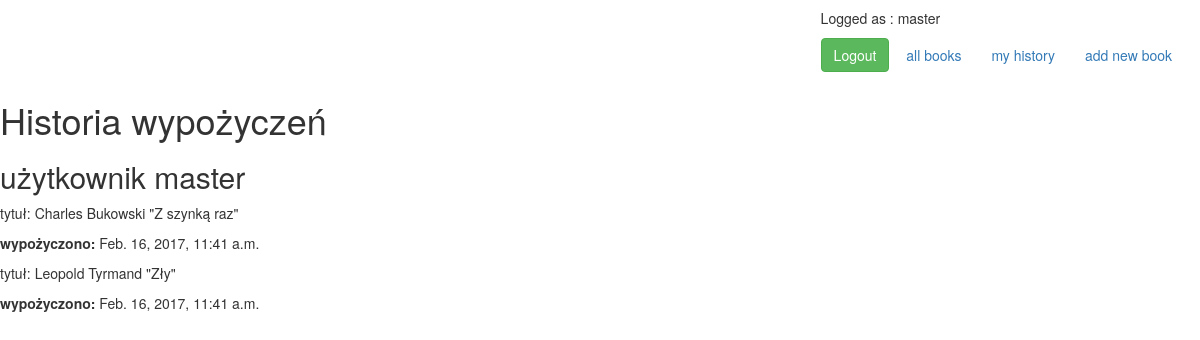
The page /history/ (signed in) on the database as committed earlier.
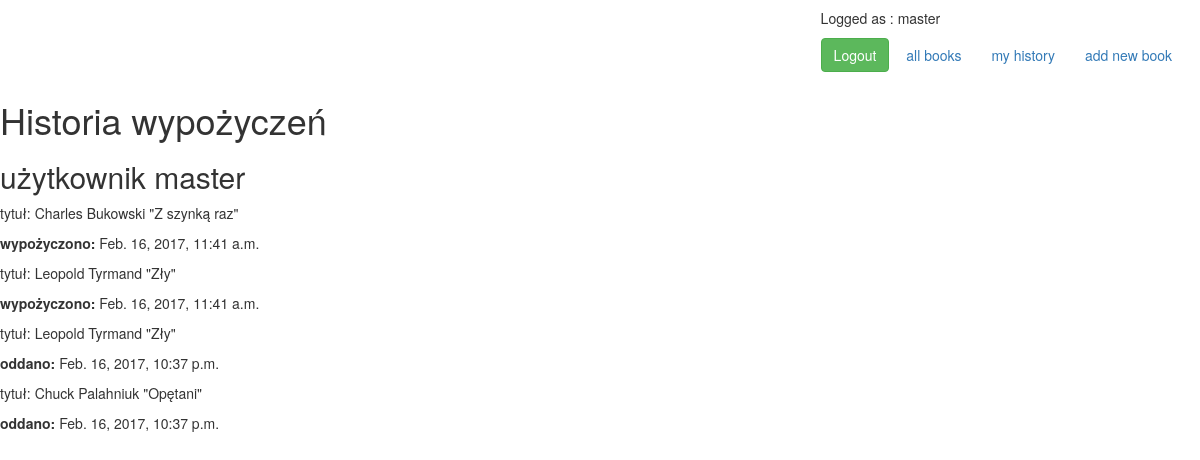
The same page on the database as committed later.
### books/models.py (models this page shows, shortened)
class Logs(models.Model):
    book = models.ForeignKey('Book', on_delete=models.CASCADE)
    user = models.ForeignKey(User, on_delete=models.CASCADE)
    date_get = models.DateTimeField(auto_now=False, auto_now_add=False, null=True, blank=True)
    return_date = models.DateTimeField(auto_now=False, auto_now_add=False, null=True, blank=True)

class Book(models.Model):
    title = models.CharField(max_length=128)
    author = models.CharField(max_length=128)
    description = models.TextField(null=True, blank=True)
    isbn = models.CharField(max_length=17)
    publisher = models.CharField(max_length=128)
    genre = models.IntegerField(choices=GENRES)
    available = models.BooleanField(default=True)
    lent_by = models.ManyToManyField(User, through='Logs')
    def __str__(self):
        return '{} "{}"'.format(self.author, self.title)

### books/views.py (the view)
# urls.py: url(r'^history/?$', LogsView.as_view(), name='history'),
class LogsView(ListView):
    model = Logs
    def get_queryset(self, **kwargs):
        if 'user' in self.kwargs:
            user = get_object_or_404(User, username=self.kwargs['user'])
        else:
            user = self.request.user
        return Logs.objects.filter(user=user)

### books/templates/books/logs_list.html
{% extends 'books/base_template.html' %}
{% block content %}
    <h1>Historia wypożyczeń</h1>
    <h2> użytkownik <stron>{{ user.username }}</stron></h2>
    {% for log in object_list %}
        <div>
        <p>tytuł: {{ log.book }} </p>
            {% if log.date_get %}
            <p><strong>wypożyczono:</strong> {{ log.date_get }}</p>
            {% elif log.return_date %}
            <p><strong>oddano:</strong> {{ log.return_date }}</p>
            {% endif %}
        </div>
    {% endfor %}
{% endblock %}

Rows that differ between the two databases and show on the page:
added Logs: book "Leopold Tyrmand \"Zły\"", return_date "Feb. 16, 2017, 10:37 p.m."
added Logs: book "Chuck Palahniuk \"Opętani\"", return_date "Feb. 16, 2017, 10:37 p.m."
